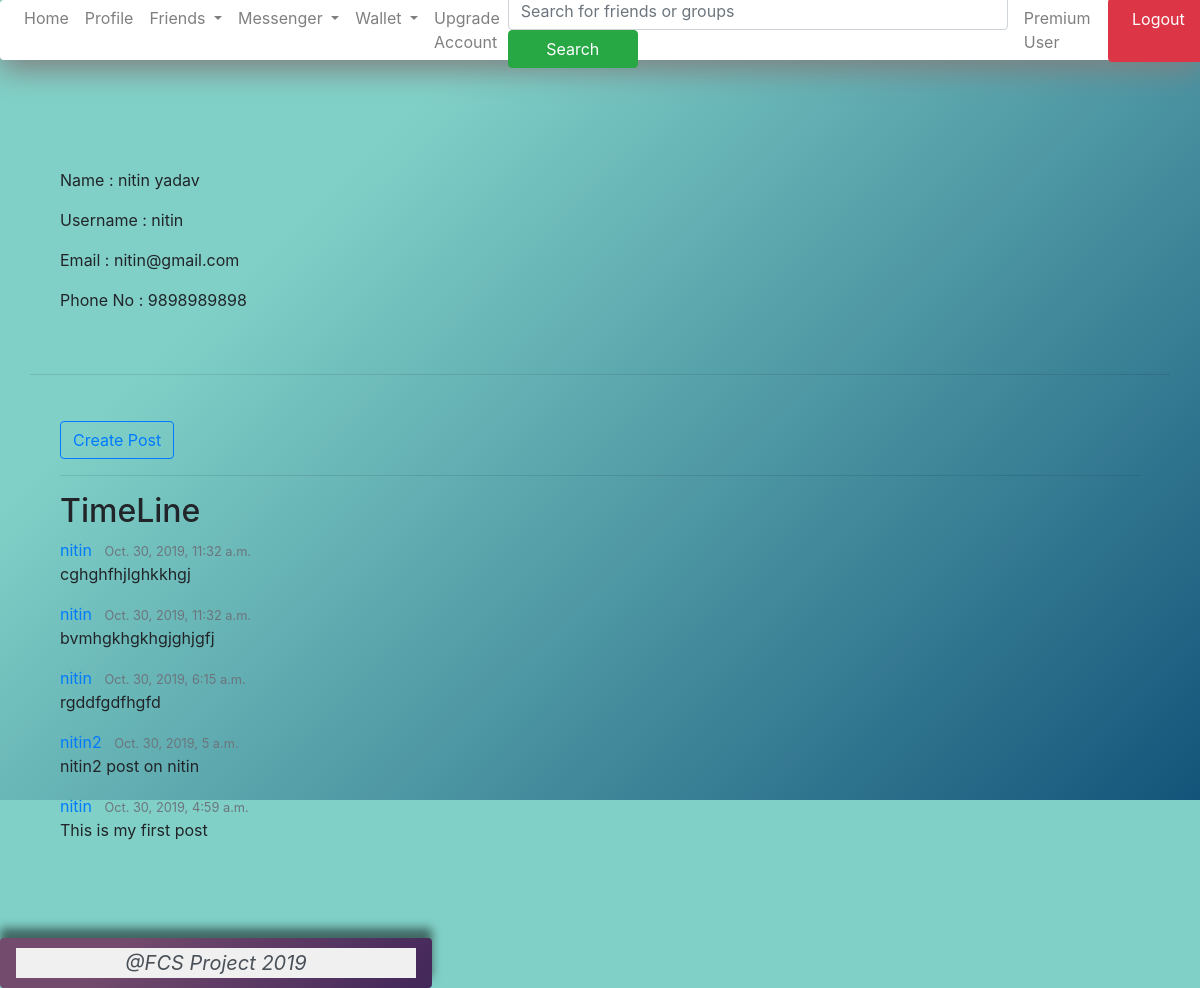
Page /profile/1/ (signed in) on the committed database.
### account/models.py (models this page shows, shortened)
class Account(AbstractBaseUser):
	email = models.EmailField(verbose_name="email", max_length=60, unique=True)
	username = models.CharField(verbose_name="username", max_length=30, unique=True)
	first_name = models.CharField(verbose_name="first name", max_length=30)
	last_name = models.CharField(verbose_name="last name", max_length=30)
	phone_no = models.CharField(verbose_name="phone number", max_length=10, unique=True)
	date_joined = models.DateTimeField(verbose_name="data joined", auto_now_add=True)
	last_login = models.DateTimeField(verbose_name="last login", auto_now=True)
	is_admin = models.BooleanField(default=False)
	is_active = models.BooleanField(default=True)
	is_staff = models.BooleanField(default=False)
	is_superuser = models.BooleanField(default=False)
	is_casual_user = models.BooleanField(default=True)
	is_premium_user = models.BooleanField(default=False)
	is_commercial_user = models.BooleanField(default=False)
	is_verified = models.BooleanField(default=False)
	premium_type = models.IntegerField(default=0, verbose_name="premium_type")
	USERNAME_FIELD = 'email'
	REQUIRED_FIELDS = ['username', 'first_name', 'last_name', 'phone_no']
	objects = MyAccountManager()
	def __str__(self):
		return self.email

### dashboard/models.py (models this page shows, shortened)
class feed(models.Model):
    author = models.ForeignKey(Account, on_delete=models.CASCADE)
    post_to = models.ForeignKey(Account, on_delete=models.SET_NULL,null=True,related_name="other_users")
    content = models.TextField(null=False)
    date_posted = models.DateTimeField(default=timezone.now)

### dashboard/views.py (the view)
# urls.py: url(r'^profile/(?P<u_id>\w+)/$', profile_view, name="profile"),
def profile_view(request, u_id=None):
	if not request.user.is_authenticated:
		return redirect('login')
	user_data = Account.objects.filter(id=u_id)[0]
	posts = feed.objects.filter(post_to = user_data).order_by('-date_posted')
	is_friend = False
	if int(u_id) == int(request.user.id):
		is_friend = True
	if Friend.objects.filter(user_1 = user_data, user_2 = request.user).exists() | Friend.objects.filter(user_2 = user_data, user_1 = request.user).exists():
		is_friend = True
	print(is_friend)
	args = {
		'user': user_data,
		'u_id' : int(u_id),
		'posts' : posts,
		'is_friend' : is_friend
	}
	return render(request, 'profile.html', args)

### dashboard/templates/profile.html (shortened to what this page needs)
{% extends 'dashboard/base.html' %}
{% block content %}
<div class="conatiner-fluid" style="
	padding: 30px;
">
	<div class="conatiner-fluid" style="
		padding: 30px;
	">
		<p>
			Name : {{ user.first_name }} {{user.last_name}}
		</p>
		<p>
			Username : {{ user.username }} <br>
		</p>
		<p>
			Email : {{ user }} <br>
		</p>
		<p>
			Phone No : {{ user.phone_no }} <br>
		</p>
	</div>
	<hr>
	{% if is_friend %}
	<div class="conatiner-fluid" style="
		padding: 30px;
	">
		<a href="/create_post/{{ u_id }}" class="btn btn-outline-primary">Create Post</a>
		<hr>
		<h2>TimeLine</h2>
		<div>
		{% for post in posts %}
		        <article class="media content-section">
		            <div class="media-body">
		                <div class="article-metadata">
		                    <a class="mr-2" href="#">{{ post.author.first_name }}</a>
		                    <small class="text-muted">{{ post.date_posted }}</small>
		                </div>
		                <p class="article-content">{{ post.content }}</p>
		            </div>
		        </article>
		{% endfor %}
		</div>
	</div>
	{% endif %}
</div>
{% endblock %}

### rows in the picture
Account: first_name "nitin", last_name "yadav", username "nitin", email "nitin@gmail.com", phone_no "9898989898"
feed: author.first_name "nitin", date_posted "Oct. 30, 2019, 11:32 a.m.", content "cghghfhjlghkkhgj"
feed: author.first_name "nitin", date_posted "Oct. 30, 2019, 11:32 a.m.", content "bvmhgkhgkhgjghjgfj"
feed: author.first_name "nitin", date_posted "Oct. 30, 2019, 6:15 a.m.", content "rgddfgdfhgfd"
feed: author.first_name "nitin2", date_posted "Oct. 30, 2019, 5 a.m.", content "nitin2 post on nitin"
feed: author.first_name "nitin", date_posted "Oct. 30, 2019, 4:59 a.m.", content "This is my first post"
